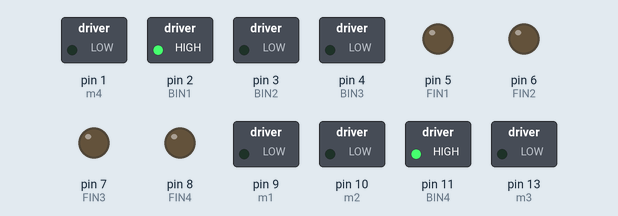
Recording of a sketch running on a simulated Arduino Uno, built with avr-gcc and run on an emulated ATmega328P. Parts: switched loads named in the sketch (green lamp = pin HIGH), output pins drawn as LEDs (lit = HIGH).

Above: at 0.1 s.
Timing chart, 0 to 1.6 s (numbered marks = the images above):
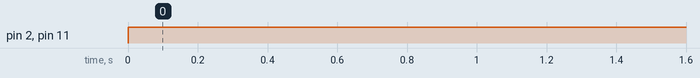

The sketch:

cheeta_leg_2.ino
```cpp
/////FOR LEG 1
#define m1 9
#define m2 10
#define FIN1 5
#define FIN2 6
#define FIN3 7
#define FIN4 8

/////FOR LEG 2
#define m3 13
#define m4 1
#define BIN1 2// MOTOR 3
#define BIN2 3//MOTOR 3
#define BIN3 4// MOTOR 4
#define BIN4 11//MOTOR 4

void setup() {
  //delay(4000);
  // put your setup code here, to run once:
  pinMode(m1, OUTPUT);
  pinMode(m2, OUTPUT);
  pinMode(FIN1, OUTPUT);
  pinMode(FIN2, OUTPUT);
  pinMode(FIN3, OUTPUT);
  pinMode(FIN4, OUTPUT);

   pinMode(m3, OUTPUT);
  pinMode(m4, OUTPUT);
  pinMode(BIN1, OUTPUT);
  pinMode(BIN2, OUTPUT);
  pinMode(BIN3, OUTPUT);
  pinMode(BIN4, OUTPUT);
  //=========================
}
//void loop() {


  //////////////////////////////////////backward1();

  //delay(2000);
 /////////////////////////////////////////////////////// right1();

  //delay(200);
   ///////////////////////////////////////////////////forward1();
  //delay(200);
//}
//void forward1()
//{
//  digitalWrite(FIN1, LOW);
//  digitalWrite(FIN2, HIGH);
//  digitalWrite(FIN3, HIGH);
//  digitalWrite(FIN4, LOW);
//
//  analogWrite(m1, 70);
//  analogWrite(m2, 65);
//  delay(400);
//  analogWrite(m1, 0);
//  analogWrite(m2, 0);
//  delay(500);
//
//}
//void backward1()//both lift up
//{ digitalWrite(IN1, HIGH);
//  digitalWrite(IN2, LOW);
//  digitalWrite(IN3, LOW);
//  digitalWrite(IN4, HIGH);
//
//  analogWrite(m1, 70);
//  analogWrite(m2, 65);
//  delay(500);
//  //analogWrite(m1, 100);
//  analogWrite(m1, 0);
//  analogWrite(m2, 0);
//  delay(500);
//
//}
//void right1()
//{
//  digitalWrite(IN1, HIGH);//M2
//  digitalWrite(IN2, LOW);//M2
//  digitalWrite(IN3, HIGH);//M1
//  digitalWrite(IN4, LOW);//M1
//
//  analogWrite(m1,0);
//
//  analogWrite(m2, 55);
//  delay(500);
//  digitalWrite(IN3, LOW);//M1
//  digitalWrite(IN4, HIGH);//M1
//
//  digitalWrite(IN1, LOW);//M1
//  digitalWrite(IN2, HIGH);//M1
//  analogWrite(m2,30);
//  analogWrite(m1, 80);
//  delay(400);
//  analogWrite(m1,0);
//  delay(100);
//  analogWrite(m2,0);
//
//}
//////////////////////////////////////////////////////////////////////////////////////////////////////////////////////////////
////////////////////////////////////////////////////// FOR THE LEG 1////////////////////////////////////////////////////////


//void forward1()
//{
//  digitalWrite(FIN1, LOW);
//  digitalWrite(FIN2, HIGH);
//  digitalWrite(FIN3, HIGH);
//  digitalWrite(FIN4, LOW);
//
//  analogWrite(m1, 70);
//  analogWrite(m2, 65);
//  delay(400);
//  analogWrite(m1, 0);
//  analogWrite(m2, 0);
//  delay(500);
//
//}
//
//void backward1()//both lift up
//{ digitalWrite(IN1, HIGH);
//  digitalWrite(IN2, LOW);
//  digitalWrite(IN3, LOW);
//  digitalWrite(IN4, HIGH);
//
//  analogWrite(m1, 70);
//  analogWrite(m2, 65);
//  delay(500);
//  //analogWrite(m1, 100);
//  analogWrite(m1, 0);
//  analogWrite(m2, 0);
//  delay(500);
//
//}
//void right1()
//{
//  digitalWrite(IN1, HIGH);//M2
//  digitalWrite(IN2, LOW);//M2
//  digitalWrite(IN3, HIGH);//M1
//  digitalWrite(IN4, LOW);//M1
//
//  analogWrite(m1,0);
//
//  analogWrite(m2, 55);
//  delay(500);
//  digitalWrite(IN3, LOW);//M1
//  digitalWrite(IN4, HIGH);//M1
//
//  digitalWrite(IN1, LOW);//M1
//  digitalWrite(IN2, HIGH);//M1
//  analogWrite(m2,30);
//  analogWrite(m1, 80);
//  delay(400);
//  analogWrite(m1,0);
//  delay(100);
//  analogWrite(m2,0);
//
//}
//

/////////////////////////////////////////////////////////////////////////////////////////////////////////////////////////////////////////////
////////////////////////////////////////////////////////FOR THE LEG 2//////////////////////////////////////////////////////////////////////
void loop()
{
  backward2();
  delay(1500);

}

void forward2()
{
  digitalWrite(BIN1, LOW);
  digitalWrite(BIN2, HIGH);
  digitalWrite(BIN3, HIGH);
  digitalWrite(BIN4, LOW);

  analogWrite(m3, 70);
  analogWrite(m4, 65);
  delay(400);
  analogWrite(m3, 0);
  analogWrite(m4, 0);
  delay(500);

}

void backward2()//both lift up
{ digitalWrite(BIN1, HIGH);
  digitalWrite(BIN2, LOW);
  digitalWrite(BIN3, LOW);
  digitalWrite(BIN4, HIGH);

  analogWrite(m3, 70);
  analogWrite(m4, 65);
  delay(500);
  //analogWrite(m1, 100);
  analogWrite(m3, 0);
  analogWrite(m4, 0);
  delay(500);

}

void right2()
{
  digitalWrite(BIN1, HIGH);//M2
  digitalWrite(BIN2, LOW);//M2
  digitalWrite(BIN3, HIGH);//M1
  digitalWrite(BIN4, LOW);//M1

  analogWrite(m3,0);

  analogWrite(m4, 55);
  delay(500);
  digitalWrite(BIN3, LOW);//M1
  digitalWrite(BIN4, HIGH);//M1

  digitalWrite(BIN1, LOW);//M1
  digitalWrite(BIN2, HIGH);//M1
  analogWrite(m3,30);
  analogWrite(m4, 80);
  delay(400);
  analogWrite(m3,0);
  delay(100);
  analogWrite(m4,0);

}
```

Measured:
- by itself, pin 2 (BIN1), pin 11 (BIN4): LOW → HIGH at 0.00 s
